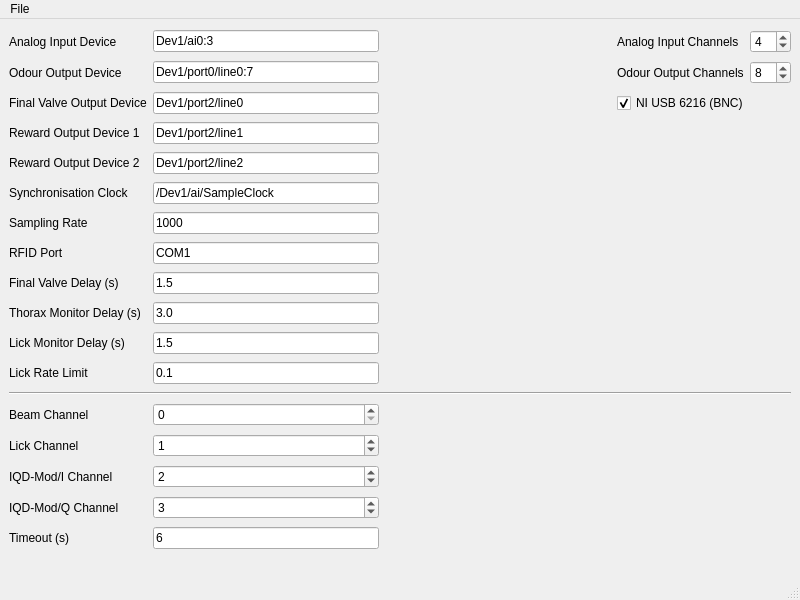
<?xml version="1.0" encoding="UTF-8"?>
<ui version="4.0">
 <class>MainWindow</class>
 <widget class="QMainWindow" name="MainWindow">
  <property name="geometry">
   <rect>
    <x>0</x>
    <y>0</y>
    <width>800</width>
    <height>600</height>
   </rect>
  </property>
  <property name="windowTitle">
   <string>Hardware Preferences</string>
  </property>
  <widget class="QWidget" name="centralwidget">
   <layout class="QGridLayout" name="gridLayout">
    <item row="4" column="1">
     <widget class="QLineEdit" name="rewardOutput1Edit">
      <property name="text">
       <string>Dev1/port2/line1</string>
      </property>
     </widget>
    </item>
    <item row="0" column="1">
     <widget class="QLineEdit" name="analogInputEdit">
      <property name="text">
       <string>Dev1/ai0:3</string>
      </property>
     </widget>
    </item>
    <item row="20" column="0">
     <widget class="QLabel" name="label_9">
      <property name="text">
       <string>Timeout (s)</string>
      </property>
     </widget>
    </item>
    <item row="5" column="0">
     <widget class="QLabel" name="label_16">
      <property name="text">
       <string>Reward Output Device 2</string>
      </property>
     </widget>
    </item>
    <item row="11" column="0">
     <widget class="QLabel" name="label_17">
      <property name="text">
       <string>Lick Monitor Delay (s)</string>
      </property>
     </widget>
    </item>
    <item row="11" column="1">
     <widget class="QLineEdit" name="lickMonitorDelayEdit">
      <property name="text">
       <string>1.5</string>
      </property>
     </widget>
    </item>
    <item row="19" column="0">
     <widget class="QLabel" name="label_18">
      <property name="text">
       <string>IQD-Mod/Q Channel</string>
      </property>
     </widget>
    </item>
    <item row="19" column="1">
     <widget class="QSpinBox" name="iqdQSpin">
      <property name="value">
       <number>3</number>
      </property>
     </widget>
    </item>
    <item row="9" column="0">
     <widget class="QLabel" name="label_12">
      <property name="toolTip">
       <string>&lt;html&gt;&lt;head/&gt;&lt;body&gt;&lt;p&gt;delay before final valve is activated&lt;/p&gt;&lt;/body&gt;&lt;/html&gt;</string>
      </property>
      <property name="text">
       <string>Final Valve Delay (s)</string>
      </property>
     </widget>
    </item>
    <item row="9" column="1">
     <widget class="QLineEdit" name="fvDelayEdit">
      <property name="text">
       <string>1.5</string>
      </property>
     </widget>
    </item>
    <item row="14" column="0">
     <widget class="QLabel" name="label_10">
      <property name="text">
       <string>Beam Channel</string>
      </property>
     </widget>
    </item>
    <item row="0" column="2">
     <spacer name="horizontalSpacer">
      <property name="orientation">
       <enum>Qt::Horizontal</enum>
      </property>
      <property name="sizeHint" stdset="0">
       <size>
        <width>40</width>
        <height>20</height>
       </size>
      </property>
     </spacer>
    </item>
    <item row="10" column="1">
     <widget class="QLineEdit" name="thoraxMonitorDelayEdit">
      <property name="text">
       <string>3.0</string>
      </property>
     </widget>
    </item>
    <item row="8" column="1">
     <widget class="QLineEdit" name="rfidPortEdit">
      <property name="text">
       <string>COM1</string>
      </property>
     </widget>
    </item>
    <item row="14" column="1">
     <widget class="QSpinBox" name="beamChannelSpin">
      <property name="maximum">
       <number>31</number>
      </property>
      <property name="value">
       <number>0</number>
      </property>
     </widget>
    </item>
    <item row="0" column="4">
     <widget class="QSpinBox" name="analogChannelsSpin">
      <property name="minimum">
       <number>1</number>
      </property>
      <property name="maximum">
       <number>10</number>
      </property>
      <property name="value">
       <number>4</number>
      </property>
     </widget>
    </item>
    <item row="10" column="0">
     <widget class="QLabel" name="label_15">
      <property name="text">
       <string>Thorax Monitor Delay (s)</string>
      </property>
     </widget>
    </item>
    <item row="2" column="3" colspan="2">
     <widget class="QCheckBox" name="usbBox">
      <property name="toolTip">
       <string>&lt;html&gt;&lt;head/&gt;&lt;body&gt;&lt;p&gt;Set to check if using NI USB 6216 (BNC)&lt;/p&gt;&lt;/body&gt;&lt;/html&gt;</string>
      </property>
      <property name="text">
       <string>NI USB 6216 (BNC)</string>
      </property>
      <property name="checked">
       <bool>true</bool>
      </property>
     </widget>
    </item>
    <item row="5" column="1">
     <widget class="QLineEdit" name="rewardOutput2Edit">
      <property name="text">
       <string>Dev1/port2/line2</string>
      </property>
     </widget>
    </item>
    <item row="18" column="1">
     <widget class="QSpinBox" name="iqdISpin">
      <property name="value">
       <number>2</number>
      </property>
     </widget>
    </item>
    <item row="0" column="0">
     <widget class="QLabel" name="label">
      <property name="text">
       <string>Analog Input Device</string>
      </property>
     </widget>
    </item>
    <item row="0" column="3">
     <widget class="QLabel" name="label_2">
      <property name="text">
       <string>Analog Input Channels</string>
      </property>
     </widget>
    </item>
    <item row="1" column="3">
     <widget class="QLabel" name="label_4">
      <property name="text">
       <string>Odour Output Channels</string>
      </property>
     </widget>
    </item>
    <item row="1" column="4">
     <widget class="QSpinBox" name="odourChannelsSpin">
      <property name="minimum">
       <number>1</number>
      </property>
      <property name="maximum">
       <number>32</number>
      </property>
      <property name="value">
       <number>8</number>
      </property>
     </widget>
    </item>
    <item row="4" column="0">
     <widget class="QLabel" name="label_11">
      <property name="text">
       <string>Reward Output Device 1</string>
      </property>
     </widget>
    </item>
    <item row="15" column="1">
     <widget class="QSpinBox" name="lickChannelSpin">
      <property name="maximum">
       <number>31</number>
      </property>
      <property name="value">
       <number>1</number>
      </property>
     </widget>
    </item>
    <item row="1" column="1">
     <widget class="QLineEdit" name="odourOutputEdit">
      <property name="text">
       <string>Dev1/port0/line0:7</string>
      </property>
     </widget>
    </item>
    <item row="2" column="1">
     <widget class="QLineEdit" name="fvOutputEdit">
      <property name="text">
       <string>Dev1/port2/line0</string>
      </property>
     </widget>
    </item>
    <item row="6" column="0">
     <widget class="QLabel" name="label_5">
      <property name="text">
       <string>Synchronisation Clock</string>
      </property>
     </widget>
    </item>
    <item row="2" column="0">
     <widget class="QLabel" name="label_14">
      <property name="text">
       <string>Final Valve Output Device</string>
      </property>
     </widget>
    </item>
    <item row="8" column="0">
     <widget class="QLabel" name="label_6">
      <property name="text">
       <string>RFID Port</string>
      </property>
     </widget>
    </item>
    <item row="13" column="0" colspan="5">
     <widget class="Line" name="line">
      <property name="orientation">
       <enum>Qt::Horizontal</enum>
      </property>
     </widget>
    </item>
    <item row="15" column="0">
     <widget class="QLabel" name="label_8">
      <property name="text">
       <string>Lick Channel</string>
      </property>
     </widget>
    </item>
    <item row="20" column="1">
     <widget class="QLineEdit" name="timeoutEdit">
      <property name="text">
       <string>6</string>
      </property>
     </widget>
    </item>
    <item row="1" column="0">
     <widget class="QLabel" name="label_3">
      <property name="text">
       <string>Odour Output Device</string>
      </property>
     </widget>
    </item>
    <item row="6" column="1">
     <widget class="QLineEdit" name="syncClockEdit">
      <property name="text">
       <string>/Dev1/ai/SampleClock</string>
      </property>
     </widget>
    </item>
    <item row="7" column="0">
     <widget class="QLabel" name="label_7">
      <property name="text">
       <string>Sampling Rate</string>
      </property>
     </widget>
    </item>
    <item row="18" column="0">
     <widget class="QLabel" name="label_13">
      <property name="text">
       <string>IQD-Mod/I Channel</string>
      </property>
     </widget>
    </item>
    <item row="7" column="1">
     <widget class="QLineEdit" name="samplingRateEdit">
      <property name="text">
       <string>1000</string>
      </property>
     </widget>
    </item>
    <item row="12" column="1">
     <widget class="QLineEdit" name="lickrateEdit">
      <property name="toolTip">
       <string>&lt;html&gt;&lt;head/&gt;&lt;body&gt;&lt;p&gt;If the lick growrate is less than the limit, an e-mail warning will be sent. Lick growrate = 1 - (MEAN_OF_TOTAL_LICKS_LAST_HOUR / LAST_TOTAL_LICKS)&lt;/p&gt;&lt;/body&gt;&lt;/html&gt;</string>
      </property>
      <property name="text">
       <string>0.1</string>
      </property>
     </widget>
    </item>
    <item row="12" column="0">
     <widget class="QLabel" name="label_19">
      <property name="text">
       <string>Lick Rate Limit</string>
      </property>
     </widget>
    </item>
   </layout>
  </widget>
  <widget class="QMenuBar" name="menubar">
   <property name="geometry">
    <rect>
     <x>0</x>
     <y>0</y>
     <width>800</width>
     <height>26</height>
    </rect>
   </property>
   <widget class="QMenu" name="menuFile">
    <property name="title">
     <string>File</string>
    </property>
    <addaction name="actionSave_Preferences"/>
   </widget>
   <addaction name="menuFile"/>
  </widget>
  <widget class="QStatusBar" name="statusbar"/>
  <action name="actionSave_Preferences">
   <property name="text">
    <string>Save Preferences</string>
   </property>
  </action>
 </widget>
 <resources/>
 <connections/>
</ui>
